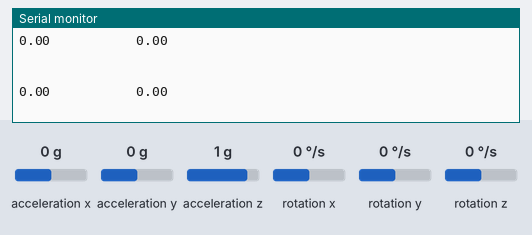
Bench run of a sketch on a simulated Arduino Uno, built with avr-gcc and run on an emulated ATmega328P. Shown: the last lines printed to the serial monitor. Wiring (inferred from the names in the program): MPU-6050 motion sensor at I2C address 0x68. The test bench sets the inputs (shaded band); at power-on: acceleration x 0 g, acceleration y 0 g, rotation x 0 °/s, rotation y 0 °/s, acceleration z 1 g, rotation z 0 °/s.

Above: at 1.2 s.
1.3 s: acceleration x set to -1.4 g
At 1.44 s:
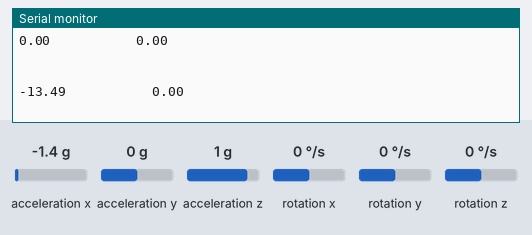
2.8 s: acceleration y set to -1.4 g
At 2.89 s:
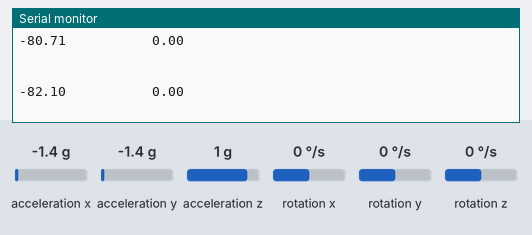
4.3 s: rotation x set to -192 °/s
At 4.34 s:
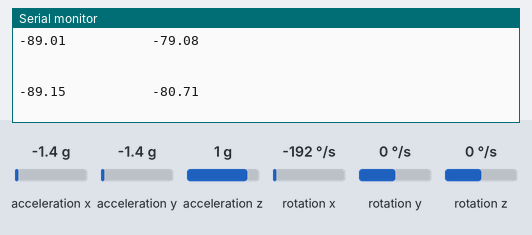
5.8 s: rotation y set to -192 °/s
At 5.89 s:
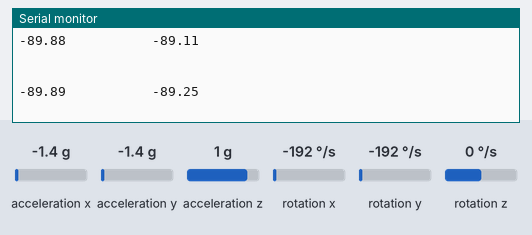
8.8 s: acceleration x set to 0 g
At 8.89 s:
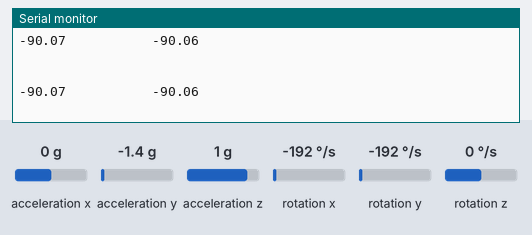
Timing chart, 0 to 11.8 s (numbered marks = the images above; inputs shaded):
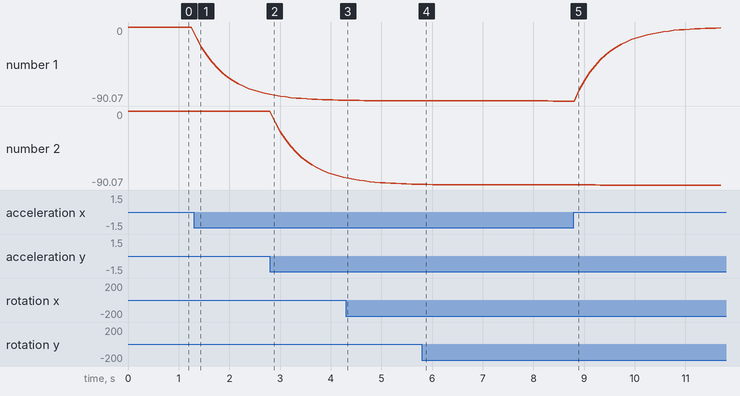

Measured:
- after the input at 1.3 s, the serial monitor: prints a new line after 0.05 s (image 1)
- plotted number 1: 0 → -80.71 after the input at 1.3 s, -89.88 → -90.07 after the input at 5.8 s, -90.07 → -0.3 after the input at 8.8 s
- plotted number 2: -80.71 → -89.11 after the input at 4.3 s

The sketch:

angleprintmpu2.ino
```cpp
//MPU-6050

#include<Wire.h>


#define PI 3.143
const int G_SENS=131;          //a division factor that directly gives omega calculated
const float dt=0.0001;//derivative time interval

float y_old_theta=0,y_theta=0;
float y_sum_theta=0;float y_diff;

float x_old_theta=0,x_theta=0;
float x_sum_theta=0;float x_diff;


const int MPU_addr=0x68;  // I2C address of the MPU-6050
int16_t AcX,AcY,AcZ,Tmp,GyX,GyY,GyZ;
void setup(){
  Wire.begin();
  Wire.beginTransmission(MPU_addr);
  Wire.write(0x6B);  // PWR_MGMT_1 register
  Wire.write(0);     // set to zero (wakes up the MPU-6050)
  Wire.endTransmission(true);
  Serial.begin(9600);
}
void loop(){
  Wire.beginTransmission(MPU_addr);
  Wire.write(0x3B);  // starting with register 0x3B (ACCEL_XOUT_H)
  Wire.endTransmission(false);
  Wire.requestFrom(MPU_addr,14,true);  // request a total of 14 registers
  AcX=Wire.read()<<8|Wire.read();  // 0x3B (ACCEL_XOUT_H) & 0x3C (ACCEL_XOUT_L)
  AcY=Wire.read()<<8|Wire.read();  // 0x3D (ACCEL_YOUT_H) & 0x3E (ACCEL_YOUT_L)
  AcZ=Wire.read()<<8|Wire.read();  // 0x3F (ACCEL_ZOUT_H) & 0x40 (ACCEL_ZOUT_L)
  Tmp=Wire.read()<<8|Wire.read();  // 0x41 (TEMP_OUT_H) & 0x42 (TEMP_OUT_L)
  GyX=Wire.read()<<8|Wire.read();  // 0x43 (GYRO_XOUT_H) & 0x44 (GYRO_XOUT_L)
  GyY=Wire.read()<<8|Wire.read();  // 0x45 (GYRO_YOUT_H) & 0x46 (GYRO_YOUT_L)
  GyZ=Wire.read()<<8|Wire.read();  // 0x47 (GYRO_ZOUT_H) & 0x48 (GYRO_ZOUT_L)


   AcX = constrain(AcX,-15500,15500);
   AcY = constrain(AcY,-15500,15500);
   AcZ = constrain(AcZ,-15500,15500);

  AcX = map(AcX,-15500,15500,-10,10);
  AcY = map(AcY,-15500,15500,-10,10);
  AcZ = map(AcZ,-15500,15500,-10,10);


   float ACCY=asin((double)AcX/(double)10)*180/PI;
  float ACCX=asin((double)AcY/(double)10)*180/PI;


 // Serial.println("   "); Serial.print(ACCY);Serial.print("           "); Serial.println(ACCX); Serial.println("   ");


   int GYRY=(float)GyY/G_SENS;          //GYRY is the omega about y axis
  //G_SENS is factor that directly gives the omega from raw data of gyroscope in IMU

  y_theta=0.85*(y_old_theta+GYRY*dt)+0.15*(ACCY);//complimentary filter
  y_old_theta=y_theta;


   int GYRX=(float)GyX/G_SENS;          //GYRY is the omega about y axis
  //G_SENS is factor that directly gives the omega from raw data of gyroscope in IMU

  x_theta=0.85*(x_old_theta+GYRX*dt)+0.15*(ACCX);//complimentary filter
  x_old_theta=x_theta;


   Serial.println("   "); Serial.print(y_theta);Serial.print("           "); Serial.println(x_theta); Serial.println("   ");


  /*
  Serial.print("AcX = "); Serial.print(AcX);
  Serial.print(" | AcY = "); Serial.print(AcY);
  Serial.print(" | AcZ = "); Serial.print(AcZ);
  Serial.print(" | Tmp = "); Serial.print(Tmp/340.00+36.53);  //equation for temperature in degrees C from datasheet
  Serial.print(" | GyX = "); Serial.print(GyX);
  Serial.print(" | GyY = "); Serial.print(GyY);
  Serial.print(" | GyZ = "); Serial.println(GyZ);
  */


  delay(100);

}
```
